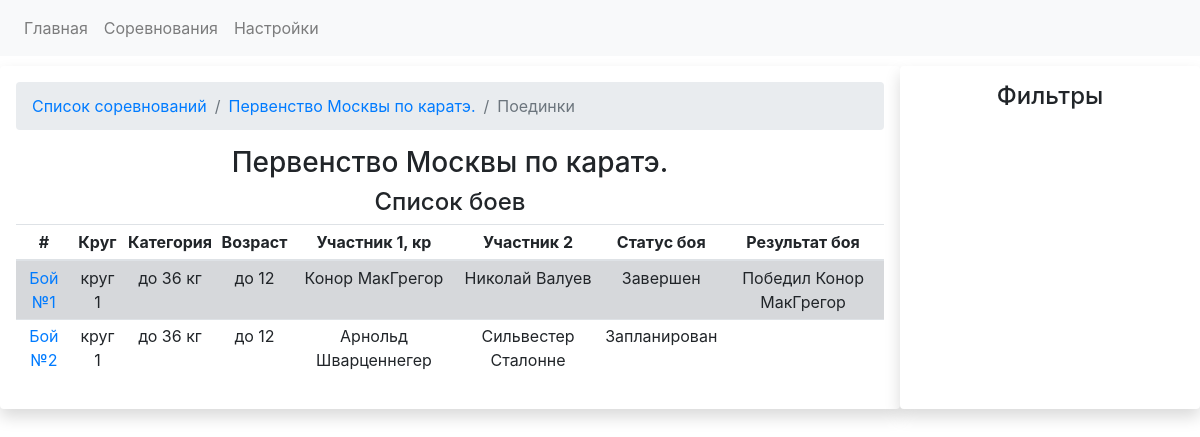
The page /competitions/1/fights on the database as committed earlier.
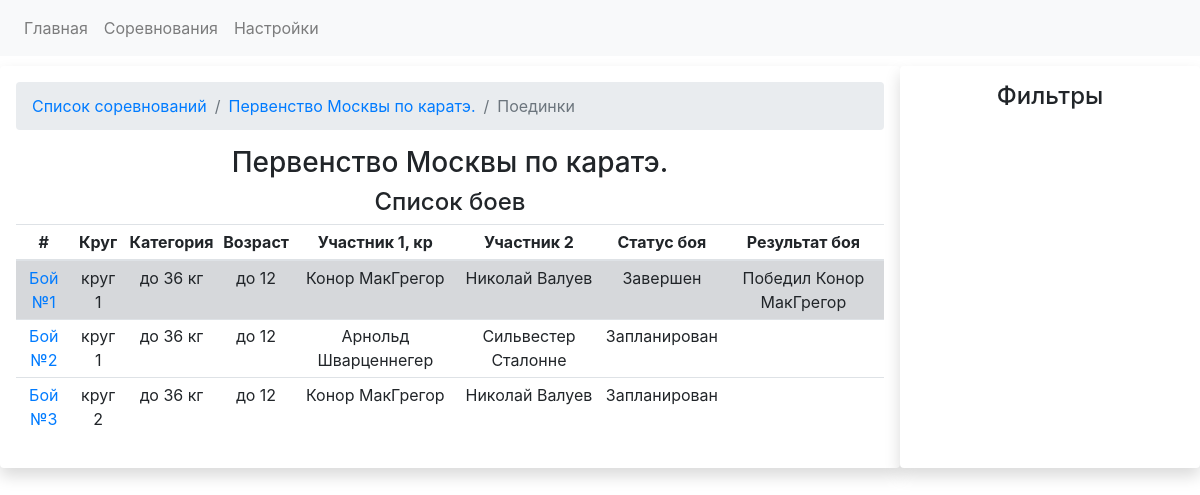
The same page on the database as committed later.
### app.py (models this page shows)
class CompetitionsDB(db.Model):
    competition_id = db.Column(db.Integer, primary_key=True)
    competition_name = db.Column(db.String)
    competition_date_start = db.Column(db.Date, default=datetime.utcnow)
    competition_date_finish = db.Column(db.Date, default=datetime.utcnow)
    competition_city = db.Column(db.String)
    competition_fights = db.relationship('FightsDB', backref='competition', lazy='dynamic')
    registrations = db.relationship('RegistrationDB', backref='competition')

class FightsDB(db.Model):
    fight_id = db.Column(db.Integer, primary_key=True)
    round_number = db.Column(db.Integer, db.ForeignKey('roundsDB.id')) # номер круга, в котором проводится бой. Текст ,потому что есть полуфинал и финал
    weight_category = db.Column(db.Integer, db.ForeignKey('weightcategoriesDB.weight_cat_id')) # весовая категория, в которой проводится бой
    age_category = db.Column(db.Integer, db.ForeignKey('agecategoriesDB.id'))  # возрастная категория, в которой проводится бой
    red_fighter_id = db.Column(db.Integer, db.ForeignKey('fightersDB.fighter_id')) # id красного бойца
    blue_fighter_id = db.Column(db.Integer, db.ForeignKey('fightersDB.fighter_id')) # id синего бойца
    fight_status = db.Column(db.Boolean, default=False) # False = Запланирован. True - завершен
    red_fighter_score = db.Column(db.Integer) # счет красного бойца
    blue_fighter_score = db.Column(db.Integer) # счет синего бойца
    won_id = db.Column(db.Integer) # результат боя Кто выиграл. Например. ID победителя
    loose_id = db.Column(db.Integer) #  id бойца. который проиграл
    draw_status = db.Column(db.Boolean) # если ничья, то True
    competition_id = db.Column(db.Integer, db.ForeignKey('competitionsDB.competition_id'))
    fight_result = db.Column(db.String)

class RoundsDB(db.Model):
    id = db.Column(db.Integer, primary_key=True)
    round_name = db.Column(db.String)
    sort_index = db.Column(db.Integer)
    fights = db.relationship('FightsDB', backref = 'roundNo')

class WeightcategoriesDB(db.Model):
    weight_cat_id = db.Column(db.Integer, primary_key=True)
    sort_index = db.Column(db.Integer)
    weight_category_name = db.Column(db.String)
    weight_category_start = db.Column(db.Integer)
    weight_category_finish = db.Column(db.Integer)
    registrations = db.relationship('RegistrationDB', backref='weight_categories')
    fights = db.relationship('FightsDB', backref = 'weight_category_backref')

class AgecategoriesDB(db.Model):
    id = db.Column(db.Integer, primary_key=True)
    sort_index = db.Column(db.Integer)
    age_category_name = db.Column(db.String)
    age_category_start = db.Column(db.Integer)
    age_category_finish = db.Column(db.Integer)
    registrations = db.relationship('RegistrationDB', backref='age_categories')
    fights = db.relationship('FightsDB', backref = 'age_category_backref')

class FightersDB(db.Model):
    fighter_id = db.Column(db.Integer, primary_key=True)
    name = db.Column(db.String)
    last_name = db.Column(db.String)
    fighter_image = db.Column(db.String)
    fighter_image_id = db.Column(db.String)
    birthday = db.Column(db.Date, default=datetime.utcnow)
    active_status = db.Column(db.Integer)
    red_fighter = db.relationship('FightsDB', backref='red_fighter', foreign_keys="[FightsDB.red_fighter_id]")
    blue_fighter = db.relationship('FightsDB', backref='blue_fighter', foreign_keys="[FightsDB.blue_fighter_id]")
    registrations = db.relationship('RegistrationDB', backref = 'fighter')

### app.py (the view)
@app.route('/competitions/<int:comp_id>/fights')
def competition_fights_view(comp_id):
    competition_data = CompetitionsDB.query.get(comp_id)
    fights_in_competition = competition_data.competition_fights.all()
    return render_template('fights.html', fights_in_competition = fights_in_competition, competition_data = competition_data)

### templates/fights.html (shortened to what this page needs)
{% extends "base.html" %}
{% block head %}
<link rel="stylesheet" type="text/css" href="https://cdnjs.cloudflare.com/ajax/libs/twitter-bootstrap/4.5.2/css/bootstrap.css">
<link rel="stylesheet" type="text/css" href="https://cdn.datatables.net/1.10.24/css/dataTables.bootstrap4.min.css">
{% endblock %}
{% block content %}
    <div class="container-fluid" style="margin-top: 10px">
        <div class="row">
            <div class="col-lg-9 shadow p-3 mb-5 bg-white rounded text-center">
                <nav aria-label="breadcrumb">
                      <ol class="breadcrumb">
                        <li class="breadcrumb-item"><a href="{{url_for('competitions')}}">Список соревнований</a></li>
                        <li class="breadcrumb-item"><a href="{{url_for('competition_view', competition_id = competition_data.competition_id)}}">{{ competition_data.competition_name }}</a></li>
                        <li class="breadcrumb-item active" aria-current="page">Поединки</li>
                      </ol>
                </nav>
                <h3>{{ competition_data.competition_name }}</h3>
                <h4>Список боев</h4>
                <table id="fights_table" class="table table-sm table-responsive">
                      <thead>
                        <tr>
                          <th scope="col">#</th>
                          <th scope="col">Круг</th>
                          <th scope="col">Категория</th>
                          <th scope="col">Возраст</th>
                          <th scope="col">Участник 1, кр</th>
                          <th scope="col">Участник 2</th>
                          <th scope="col">Статус боя</th>
                          <th scope="col">Результат боя</th>
                        </tr>
                      </thead>
                      <tbody>
                      {% for fight in fights_in_competition %}
                          {% if fight.fight_status %}
                            <tr class="table-secondary">
                          {% else %}
                            <tr>
                          {% endif %}
                          <td>
                          <a href="{{url_for('select_fight_status', comp_id = fight.competition_id, weight_cat_id = fight.weight_category, age_cat_id = fight.age_category, round_no = fight.round_number, fight_id = fight.fight_id)}}">
                          Бой №{{ fight.fight_id }}
                              </a>
                          </td>
                          <td>{{ fight.roundNo.round_name }}</td>
                          <td>{{ fight.weight_category_backref.weight_category_name }}</td>
                          <td>{{ fight.age_category_backref.age_category_name }}</td>
                          <td>{{ fight.red_fighter.name +" "+ fight.red_fighter.last_name}}</td>
                          <td>{{ fight.blue_fighter.name +" " + fight.blue_fighter.last_name}}</td>
                          <td>
                              {% if  fight.fight_status%}
                                    Завершен
                              {% else %}
                                 Запланирован
                                {% endif %}
                          </td>
                          <td>
                              {% if  fight.fight_result %}
                                {{fight.fight_result}}</td>
                            {% endif %}
                        </tr>
                      {% endfor %}
                      </tbody>
                </table>
            </div>
            <div class="col-lg-3 shadow p-3 mb-5 bg-white rounded">
                    <h4 style="text-align: center">Фильтры</h4>
            </div>
        </div>
    </div>
{% endblock %}

### templates/base.html (shortened to what this page needs)
<!DOCTYPE html>
<html lang="en">
<head>
{% block head %}{% endblock %}
</head>
<body>
    <nav class="navbar navbar-expand-lg navbar-light bg-light">
  <div class="collapse navbar-collapse" id="navbarSupportedContent">
    <ul class="navbar-nav mr-auto">
      <li class="nav-item">
        <a class="nav-link" href="{{url_for('index')}}">Главная</a>
      </li>
      <li class="nav-item">
        <a class="nav-link" href="{{url_for('competitions')}}">Соревнования</a>
      </li>
      <li class="nav-item">
        <a class="nav-link" href="{{url_for('settings_form')}}">Настройки</a>
      </li>
    </ul>
</div>
</nav>
    <div id="content">
        {% block content %}
        {% endblock %}
    </div>
</body>
</html>

Rows that differ between the two databases and show on the page:
added FightsDB: fight_id "3", roundNo.round_name "круг 2", weight_category_backref.weight_category_name "до 36 кг", age_category_backref.age_category_name "до 12", red_fighter "Конор МакГрегор", blue_fighter "Николай Валуев", fight_status "Запланирован"
